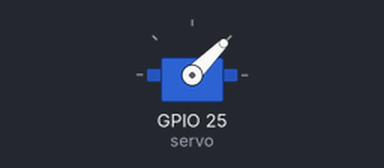
A program run on a simulated Raspberry Pi (BCM pin numbers). Parts: servo. Servo angles are drawn from the pulse width (0.5 ms = 0°, 2.5 ms = 180°); what the program prints to the terminal is not drawn.

Above: at 0.05 s.
Timing chart, 0 to 3.0 s (numbered marks = the images above):
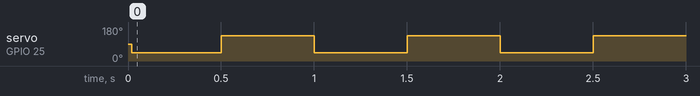

The program:

stepper.py
```python
from gpiozero import Servo
from time import sleep

servo = Servo(25)

try:
	while True:
		servo.value = -1
		sleep(0.5)
		print("Moving to max")
		servo.value = 1
		sleep(0.5)
		print("Moving to min")
except KeyboardInterrupt:
	print("Program stopped")
	
```

Measured:
- by itself, servo on GPIO 25 (servo): alternates 135° for 0.50 s and 45° for 0.50 s
